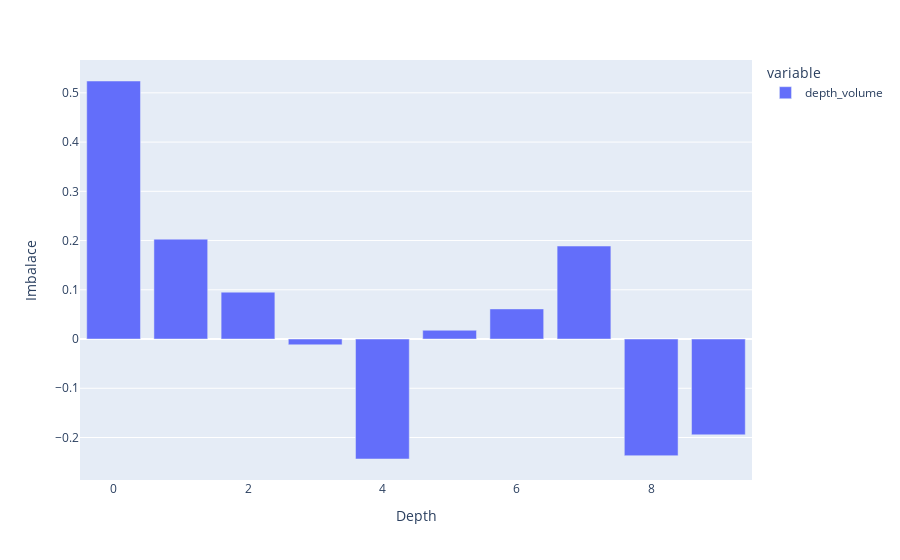

The notebook cell saved with this chart:
### Code cell
fig = px.bar(rho[:10])
fig.update_xaxes(title_text="Depth")
fig.update_yaxes(title_text="Imbalace")
fig.show()

### Figure 1 — Plotly figure (JSON) as saved in the notebook; plotly's stock layout.template omitted (floating-point values rounded to 4 significant figures)
{"data": [{"alignmentgroup": "True", "hovertemplate": "variable=depth_volume<br>index=%{x}<br>value=%{y}<extra></extra>", "legendgroup": "depth_volume", "marker": {"color": "#636efa", "pattern": {"shape": ""}}, "name": "depth_volume", "offsetgroup": "depth_volume", "orientation": "v", "showlegend": true, "textposition": "auto", "type": "bar", "x": [0, 1, 2, 3, 4, 5, 6, 7, 8, 9], "xaxis": "x", "y": [0.524, 0.2028, 0.09522, -0.0117, -0.2436, 0.01785, 0.06116, 0.1888, -0.2369, -0.1946], "yaxis": "y"}], "layout": {"autosize": true, "barmode": "relative", "legend": {"title": {"text": "variable"}, "tracegroupgap": 0}, "margin": {"t": 60}, "xaxis": {"anchor": "y", "autorange": true, "domain": [0, 1], "range": [-0.5, 9.5], "title": {"text": "Depth"}, "type": "linear"}, "yaxis": {"anchor": "x", "autorange": true, "domain": [0, 1], "range": [-0.2863, 0.5667], "title": {"text": "Imbalace"}, "type": "linear"}}}
